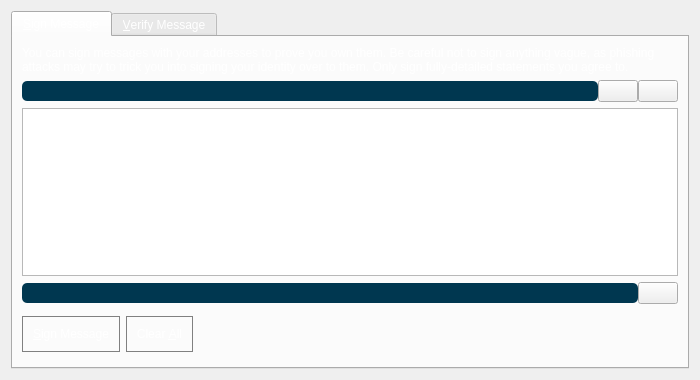
<?xml version="1.0" encoding="UTF-8"?>
<ui version="4.0">
 <class>SignVerifyMessageDialog</class>
 <widget class="QDialog" name="SignVerifyMessageDialog">
  <property name="geometry">
   <rect>
    <x>0</x>
    <y>0</y>
    <width>700</width>
    <height>380</height>
   </rect>
  </property>
  <property name="windowTitle">
   <string>Signatures - Sign / Verify a Message</string>
  </property>
  <property name="styleSheet">
   <string notr="true">background:'#0a2634';</string>
  </property>
  <property name="modal">
   <bool>true</bool>
  </property>
  <layout class="QVBoxLayout" name="verticalLayout">
   <item>
    <widget class="QTabWidget" name="tabWidget">
     <property name="styleSheet">
      <string notr="true">color:white</string>
     </property>
     <property name="currentIndex">
      <number>0</number>
     </property>
     <widget class="QWidget" name="tabSignMessage">
      <attribute name="title">
       <string>&amp;Sign Message</string>
      </attribute>
      <layout class="QVBoxLayout" name="verticalLayout_SM">
       <item>
        <widget class="QLabel" name="infoLabel_SM">
         <property name="text">
          <string>You can sign messages with your addresses to prove you own them. Be careful not to sign anything vague, as phishing attacks may try to trick you into signing your identity over to them. Only sign fully-detailed statements you agree to.</string>
         </property>
         <property name="textFormat">
          <enum>Qt::PlainText</enum>
         </property>
         <property name="wordWrap">
          <bool>true</bool>
         </property>
        </widget>
       </item>
       <item>
        <layout class="QHBoxLayout" name="horizontalLayout_1_SM">
         <property name="spacing">
          <number>0</number>
         </property>
         <item>
          <widget class="QValidatedLineEdit" name="addressIn_SM">
           <property name="toolTip">
            <string>The address to sign the message with (e.g. DPpauUHW4ksipzUQhKKVAxscM6UonAAjhX)</string>
           </property>
           <property name="styleSheet">
            <string notr="true">background:#003750;
color:white;
padding:2px;
border-radius:5px;</string>
           </property>
           <property name="maxLength">
            <number>34</number>
           </property>
          </widget>
         </item>
         <item>
          <widget class="QPushButton" name="addressBookButton_SM">
           <property name="toolTip">
            <string>Choose an address from the address book</string>
           </property>
           <property name="text">
            <string/>
           </property>
           <property name="icon">
            <iconset resource="../bitcoin.qrc">
             <normaloff>:/icons/address-book</normaloff>:/icons/address-book</iconset>
           </property>
           <property name="shortcut">
            <string>Alt+A</string>
           </property>
           <property name="autoDefault">
            <bool>false</bool>
           </property>
          </widget>
         </item>
         <item>
          <widget class="QPushButton" name="pasteButton_SM">
           <property name="toolTip">
            <string>Paste address from clipboard</string>
           </property>
           <property name="text">
            <string/>
           </property>
           <property name="icon">
            <iconset resource="../bitcoin.qrc">
             <normaloff>:/icons/editpaste</normaloff>:/icons/editpaste</iconset>
           </property>
           <property name="shortcut">
            <string>Alt+P</string>
           </property>
           <property name="autoDefault">
            <bool>false</bool>
           </property>
          </widget>
         </item>
        </layout>
       </item>
       <item>
        <widget class="QPlainTextEdit" name="messageIn_SM">
         <property name="toolTip">
          <string>Enter the message you want to sign here</string>
         </property>
        </widget>
       </item>
       <item>
        <layout class="QHBoxLayout" name="horizontalLayout_2_SM">
         <property name="spacing">
          <number>0</number>
         </property>
         <item>
          <widget class="QLineEdit" name="signatureOut_SM">
           <property name="font">
            <font>
             <italic>true</italic>
            </font>
           </property>
           <property name="styleSheet">
            <string notr="true">background:#003750;
color:white;
padding:2px;
border-radius:5px;</string>
           </property>
           <property name="readOnly">
            <bool>true</bool>
           </property>
          </widget>
         </item>
         <item>
          <widget class="QPushButton" name="copySignatureButton_SM">
           <property name="toolTip">
            <string>Copy the current signature to the system clipboard</string>
           </property>
           <property name="text">
            <string/>
           </property>
           <property name="icon">
            <iconset resource="../bitcoin.qrc">
             <normaloff>:/icons/editcopy</normaloff>:/icons/editcopy</iconset>
           </property>
           <property name="autoDefault">
            <bool>false</bool>
           </property>
          </widget>
         </item>
        </layout>
       </item>
       <item>
        <layout class="QHBoxLayout" name="horizontalLayout_3_SM">
         <item>
          <widget class="QPushButton" name="signMessageButton_SM">
           <property name="toolTip">
            <string>Sign the message to prove you own this Shard address</string>
           </property>
           <property name="styleSheet">
            <string notr="true">QPushButton { 
 background-color: &quot;#002d3f&quot;;
	border:1px solid gray;
	color:white;
	outline: none;
	padding:10px;
}

QPushButton:pressed {
   background-color: &quot;#002d3f&quot;;
border:1px solid gray;
	color:white;

}
QPushButton:focus:pressed { 
    background: &quot;#003750&quot;;
	border:1px solid #0adbf0;
	color:white;

 }
QPushButton:focus { 
   background-color: &quot;#002d3f&quot;;
	border:1px solid gray;
	color:white;

}
QPushButton:hover {
     background-color: &quot;#002d3f&quot;;
	border:1px solid #0adbf0;
 }
QPushButton:checked { 
     background-color: &quot;#002d3f&quot;;
border:1px solid gray;
	color:white;

 }
QPushButton:disabled { 
    background:'#0a2634';
color:gray;
border:1px solid gray;
 }
</string>
           </property>
           <property name="text">
            <string>&amp;Sign Message</string>
           </property>
           <property name="icon">
            <iconset resource="../bitcoin.qrc">
             <normaloff>:/icons/edit</normaloff>:/icons/edit</iconset>
           </property>
           <property name="autoDefault">
            <bool>false</bool>
           </property>
          </widget>
         </item>
         <item>
          <widget class="QPushButton" name="clearButton_SM">
           <property name="toolTip">
            <string>Reset all sign message fields</string>
           </property>
           <property name="styleSheet">
            <string notr="true">QPushButton { 
 background-color: &quot;#002d3f&quot;;
	border:1px solid gray;
	color:white;
	outline: none;
	padding:10px;
}

QPushButton:pressed {
   background-color: &quot;#002d3f&quot;;
border:1px solid gray;
	color:white;

}
QPushButton:focus:pressed { 
    background: &quot;#003750&quot;;
	border:1px solid #0adbf0;
	color:white;

 }
QPushButton:focus { 
   background-color: &quot;#002d3f&quot;;
	border:1px solid gray;
	color:white;

}
QPushButton:hover {
     background-color: &quot;#002d3f&quot;;
	border:1px solid #0adbf0;
 }
QPushButton:checked { 
     background-color: &quot;#002d3f&quot;;
border:1px solid gray;
	color:white;

 }
QPushButton:disabled { 
    background:'#0a2634';
color:gray;
border:1px solid gray;
 }
</string>
           </property>
           <property name="text">
            <string>Clear &amp;All</string>
           </property>
           <property name="icon">
            <iconset resource="../bitcoin.qrc">
             <normaloff>:/icons/remove</normaloff>:/icons/remove</iconset>
           </property>
           <property name="autoDefault">
            <bool>false</bool>
           </property>
          </widget>
         </item>
         <item>
          <spacer name="horizontalSpacer_1_SM">
           <property name="orientation">
            <enum>Qt::Horizontal</enum>
           </property>
           <property name="sizeHint" stdset="0">
            <size>
             <width>40</width>
             <height>48</height>
            </size>
           </property>
          </spacer>
         </item>
         <item>
          <widget class="QLabel" name="statusLabel_SM">
           <property name="font">
            <font>
             <weight>75</weight>
             <bold>true</bold>
            </font>
           </property>
           <property name="text">
            <string/>
           </property>
           <property name="wordWrap">
            <bool>true</bool>
           </property>
          </widget>
         </item>
         <item>
          <spacer name="horizontalSpacer_2_SM">
           <property name="orientation">
            <enum>Qt::Horizontal</enum>
           </property>
           <property name="sizeHint" stdset="0">
            <size>
             <width>40</width>
             <height>48</height>
            </size>
           </property>
          </spacer>
         </item>
        </layout>
       </item>
      </layout>
     </widget>
     <widget class="QWidget" name="tabVerifyMessage">
      <attribute name="title">
       <string>&amp;Verify Message</string>
      </attribute>
      <layout class="QVBoxLayout" name="verticalLayout_VM">
       <item>
        <widget class="QLabel" name="infoLabel_VM">
         <property name="text">
          <string>Enter the signing address, message (ensure you copy line breaks, spaces, tabs, etc. exactly) and signature below to verify the message. Be careful not to read more into the signature than what is in the signed message itself, to avoid being tricked by a man-in-the-middle attack.</string>
         </property>
         <property name="textFormat">
          <enum>Qt::PlainText</enum>
         </property>
         <property name="alignment">
          <set>Qt::AlignLeading|Qt::AlignLeft|Qt::AlignTop</set>
         </property>
         <property name="wordWrap">
          <bool>true</bool>
         </property>
        </widget>
       </item>
       <item>
        <layout class="QHBoxLayout" name="horizontalLayout_1_VM">
         <property name="spacing">
          <number>0</number>
         </property>
         <item>
          <widget class="QValidatedLineEdit" name="addressIn_VM">
           <property name="toolTip">
            <string>The address the message was signed with (e.g. DPpauUHW4ksipzUQhKKVAxscM6UonAAjhX)</string>
           </property>
           <property name="styleSheet">
            <string notr="true">background:#003750;
color:white;
padding:2px;
border-radius:5px;</string>
           </property>
           <property name="maxLength">
            <number>34</number>
           </property>
          </widget>
         </item>
         <item>
          <widget class="QPushButton" name="addressBookButton_VM">
           <property name="toolTip">
            <string>Choose an address from the address book</string>
           </property>
           <property name="text">
            <string/>
           </property>
           <property name="icon">
            <iconset resource="../bitcoin.qrc">
             <normaloff>:/icons/address-book</normaloff>:/icons/address-book</iconset>
           </property>
           <property name="shortcut">
            <string>Alt+A</string>
           </property>
           <property name="autoDefault">
            <bool>false</bool>
           </property>
          </widget>
         </item>
        </layout>
       </item>
       <item>
        <widget class="QPlainTextEdit" name="messageIn_VM"/>
       </item>
       <item>
        <widget class="QValidatedLineEdit" name="signatureIn_VM"/>
       </item>
       <item>
        <layout class="QHBoxLayout" name="horizontalLayout_2_VM">
         <item>
          <widget class="QPushButton" name="verifyMessageButton_VM">
           <property name="toolTip">
            <string>Verify the message to ensure it was signed with the specified Shard address</string>
           </property>
           <property name="styleSheet">
            <string notr="true">QPushButton { 
 background-color: &quot;#002d3f&quot;;
	border:1px solid gray;
	color:white;
	outline: none;
	padding:10px;
}

QPushButton:pressed {
   background-color: &quot;#002d3f&quot;;
border:1px solid gray;
	color:white;

}
QPushButton:focus:pressed { 
    background: &quot;#003750&quot;;
	border:1px solid #0adbf0;
	color:white;

 }
QPushButton:focus { 
   background-color: &quot;#002d3f&quot;;
	border:1px solid gray;
	color:white;

}
QPushButton:hover {
     background-color: &quot;#002d3f&quot;;
	border:1px solid #0adbf0;
 }
QPushButton:checked { 
     background-color: &quot;#002d3f&quot;;
border:1px solid gray;
	color:white;

 }
QPushButton:disabled { 
    background:'#0a2634';
color:gray;
border:1px solid gray;
 }
</string>
           </property>
           <property name="text">
            <string>&amp;Verify Message</string>
           </property>
           <property name="icon">
            <iconset resource="../bitcoin.qrc">
             <normaloff>:/icons/transaction_0</normaloff>:/icons/transaction_0</iconset>
           </property>
           <property name="autoDefault">
            <bool>false</bool>
           </property>
          </widget>
         </item>
         <item>
          <widget class="QPushButton" name="clearButton_VM">
           <property name="toolTip">
            <string>Reset all verify message fields</string>
           </property>
           <property name="styleSheet">
            <string notr="true">QPushButton { 
 background-color: &quot;#002d3f&quot;;
	border:1px solid gray;
	color:white;
	outline: none;
	padding:10px;
}

QPushButton:pressed {
   background-color: &quot;#002d3f&quot;;
border:1px solid gray;
	color:white;

}
QPushButton:focus:pressed { 
    background: &quot;#003750&quot;;
	border:1px solid #0adbf0;
	color:white;

 }
QPushButton:focus { 
   background-color: &quot;#002d3f&quot;;
	border:1px solid gray;
	color:white;

}
QPushButton:hover {
     background-color: &quot;#002d3f&quot;;
	border:1px solid #0adbf0;
 }
QPushButton:checked { 
     background-color: &quot;#002d3f&quot;;
border:1px solid gray;
	color:white;

 }
QPushButton:disabled { 
    background:'#0a2634';
color:gray;
border:1px solid gray;
 }
</string>
           </property>
           <property name="text">
            <string>Clear &amp;All</string>
           </property>
           <property name="icon">
            <iconset resource="../bitcoin.qrc">
             <normaloff>:/icons/remove</normaloff>:/icons/remove</iconset>
           </property>
           <property name="autoDefault">
            <bool>false</bool>
           </property>
          </widget>
         </item>
         <item>
          <spacer name="horizontalSpacer_1_VM">
           <property name="orientation">
            <enum>Qt::Horizontal</enum>
           </property>
           <property name="sizeHint" stdset="0">
            <size>
             <width>40</width>
             <height>48</height>
            </size>
           </property>
          </spacer>
         </item>
         <item>
          <widget class="QLabel" name="statusLabel_VM">
           <property name="font">
            <font>
             <weight>75</weight>
             <bold>true</bold>
            </font>
           </property>
           <property name="text">
            <string/>
           </property>
           <property name="wordWrap">
            <bool>true</bool>
           </property>
          </widget>
         </item>
         <item>
          <spacer name="horizontalSpacer_2_VM">
           <property name="orientation">
            <enum>Qt::Horizontal</enum>
           </property>
           <property name="sizeHint" stdset="0">
            <size>
             <width>40</width>
             <height>48</height>
            </size>
           </property>
          </spacer>
         </item>
        </layout>
       </item>
      </layout>
     </widget>
    </widget>
   </item>
  </layout>
 </widget>
 <customwidgets>
  <customwidget>
   <class>QValidatedLineEdit</class>
   <extends>QLineEdit</extends>
   <header>qvalidatedlineedit.h</header>
  </customwidget>
 </customwidgets>
 <resources>
  <include location="../bitcoin.qrc"/>
 </resources>
 <connections/>
</ui>
